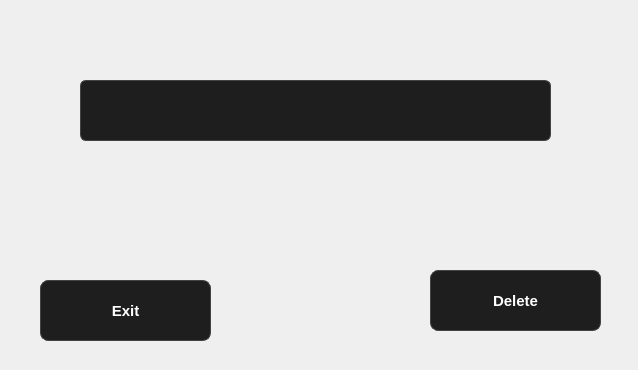
<?xml version="1.0" encoding="UTF-8"?>
<ui version="4.0">
 <class>Form</class>
 <widget class="QWidget" name="Form">
  <property name="geometry">
   <rect>
    <x>0</x>
    <y>0</y>
    <width>638</width>
    <height>370</height>
   </rect>
  </property>
  <property name="windowTitle">
   <string>Form</string>
  </property>
  <property name="styleSheet">
   <string notr="true">QMainWindow {
    background-color: #000000; /* الخلفية الرئيسية سوداء */
}
QPushButton:pressed, QPushButton:checked {
    background-color: #44bd32; /* green when clicked */
    color: white;}
/* Sidebar */
QListWidget {
    background-color: #1e1e1e;
    color: #ffffff;
    border-radius: 8px;
    font-size: 12pt;
}
QListWidget::item:selected {
    background: #00a8ff;
    color: white;
}
QListWidget::item:hover {
    background: #333333;
}

/* Tabs */
QTabBar::tab {
    font-size: 12pt;
    padding: 8px 20px;
    margin: 4px;
    border-radius: 12px;
    background: #1e1e1e;
    color: #bbbbbb;
}
QTabBar::tab:selected {
    background: #44bd32;
    color: white;
    font-weight: bold;
}
QTabBar::tab:hover {
    background: #4cd137;
    color: white;
}

/* Forms (LineEdits, Labels) */
QLabel {
    color: #ffffff;
    font-size: 11pt;
}
QLineEdit {
    font-size: 11pt;
    padding: 6px;
    border: 1px solid #444444;
    border-radius: 6px;
    background: #1e1e1e;
    color: #ffffff;
}
QLineEdit:focus {
    border: 2px solid #44bd32;
    background: #2c2c2c;
    color: #ffffff;
}

/* Buttons */
QPushButton {
    font-size: 11pt;
    font-weight: bold;
    padding: 8px 16px;
    border-radius: 8px;
    color: white;
    background-color: #1e1e1e;
    border: 1px solid #444;
}
QPushButton#add {
    background-color: #44bd32;
}
QPushButton#add:hover {
    background-color: #4cd137;
}
QPushButton#update {
    background-color: #0097e6;
}
QPushButton#update:hover {
    background-color: #00a8ff;
}
QPushButton#delete {
    background-color: #e84118;
}
QPushButton#delete:hover {
    background-color: #c23616;
}
/* ---------------- Buttons ---------------- */
QPushButton:pressed, QPushButton:checked {
    background-color: #44bd32; /* green when clicked */
    color: white;
}

/* ---------------- LineEdits ---------------- */
QLineEdit:focus {
    border: 2px solid #44bd32; /* green border when focused */
    background: #2c2c2c;
    color: #ffffff;
}

/* ---------------- QListWidget Items ---------------- */
QListWidget::item:selected {
    background-color: #44bd32; /* green when selected */
    color: white;
}

/* ---------------- QTabBar Tabs ---------------- */
QTabBar::tab:selected {
    background-color: #44bd32; /* green for selected tab */
    color: white;
    font-weight: bold;
}
</string>
  </property>
  <widget class="QLineEdit" name="searchInput">
   <property name="geometry">
    <rect>
     <x>80</x>
     <y>80</y>
     <width>471</width>
     <height>61</height>
    </rect>
   </property>
   <property name="styleSheet">
    <string notr="true">QMainWindow {
    background-color: #000000; /* الخلفية الرئيسية سوداء */
}

/* Sidebar */
QListWidget {
    background-color: #1e1e1e;
    color: #ffffff;
    border-radius: 8px;
    font-size: 12pt;
}
QListWidget::item:selected {
    background: #00a8ff;
    color: white;
}
QListWidget::item:hover {
    background: #333333;
}

/* Tabs */
QTabBar::tab {
    font-size: 12pt;
    padding: 8px 20px;
    margin: 4px;
    border-radius: 12px;
    background: #1e1e1e;
    color: #bbbbbb;
}
QTabBar::tab:selected {
    background: #44bd32;
    color: white;
    font-weight: bold;
}
QTabBar::tab:hover {
    background: #4cd137;
    color: white;
}

/* Forms (LineEdits, Labels) */
QLabel {
    color: #ffffff;
    font-size: 11pt;
}
QLineEdit {
    font-size: 11pt;
    padding: 6px;
    border: 1px solid #444444;
    border-radius: 6px;
    background: #1e1e1e;
    color: #ffffff;
}
QLineEdit:focus {
    border: 2px solid #44bd32;
    background: #2c2c2c;
    color: #ffffff;
}

/* Buttons */
QPushButton {
    font-size: 11pt;
    font-weight: bold;
    padding: 8px 16px;
    border-radius: 8px;
    color: white;
    background-color: #1e1e1e;
    border: 1px solid #444;
}
QPushButton#add {
    background-color: #44bd32;
}
QPushButton#add:hover {
    background-color: #4cd137;
}
QPushButton#update {
    background-color: #0097e6;
}
QPushButton#update:hover {
    background-color: #00a8ff;
}
QPushButton#delete {
    background-color: #e84118;
}
QPushButton#delete:hover {
    background-color: #c23616;
}
</string>
   </property>
   <property name="text">
    <string/>
   </property>
  </widget>
  <widget class="QPushButton" name="exitButton">
   <property name="geometry">
    <rect>
     <x>40</x>
     <y>280</y>
     <width>171</width>
     <height>61</height>
    </rect>
   </property>
   <property name="text">
    <string>Exit</string>
   </property>
  </widget>
  <widget class="QPushButton" name="deleteButton">
   <property name="geometry">
    <rect>
     <x>430</x>
     <y>270</y>
     <width>171</width>
     <height>61</height>
    </rect>
   </property>
   <property name="text">
    <string>Delete</string>
   </property>
  </widget>
 </widget>
 <resources/>
 <connections/>
</ui>
